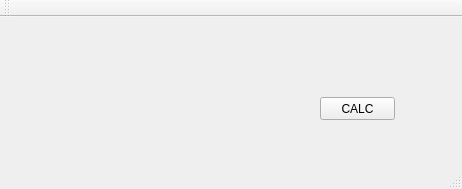
<?xml version="1.0" encoding="UTF-8"?>
<ui version="4.0">
 <class>MainWindow</class>
 <widget class="QMainWindow" name="MainWindow">
  <property name="geometry">
   <rect>
    <x>0</x>
    <y>0</y>
    <width>462</width>
    <height>189</height>
   </rect>
  </property>
  <property name="windowTitle">
   <string>MainWindow</string>
  </property>
  <widget class="QWidget" name="centralWidget">
   <widget class="QPushButton" name="calcButton">
    <property name="geometry">
     <rect>
      <x>320</x>
      <y>80</y>
      <width>75</width>
      <height>23</height>
     </rect>
    </property>
    <property name="text">
     <string>CALC</string>
    </property>
   </widget>
   <widget class="QWidget" name="layoutWidget">
    <property name="geometry">
     <rect>
      <x>10</x>
      <y>30</y>
      <width>437</width>
      <height>22</height>
     </rect>
    </property>
    <layout class="QHBoxLayout" name="horizontalLayout">
     <item>
      <widget class="QLineEdit" name="firstLineEdit"/>
     </item>
     <item>
      <widget class="QComboBox" name="comboBox">
       <item>
        <property name="text">
         <string>+</string>
        </property>
       </item>
       <item>
        <property name="text">
         <string>-</string>
        </property>
       </item>
       <item>
        <property name="text">
         <string>*</string>
        </property>
       </item>
       <item>
        <property name="text">
         <string>/</string>
        </property>
       </item>
      </widget>
     </item>
     <item>
      <widget class="QLineEdit" name="secondLineEdit"/>
     </item>
     <item>
      <widget class="QLabel" name="equalLabel">
       <property name="text">
        <string>=</string>
       </property>
      </widget>
     </item>
     <item>
      <widget class="QLineEdit" name="anwserLineEdit"/>
     </item>
    </layout>
   </widget>
  </widget>
  <widget class="QMenuBar" name="menuBar">
   <property name="geometry">
    <rect>
     <x>0</x>
     <y>0</y>
     <width>462</width>
     <height>23</height>
    </rect>
   </property>
  </widget>
  <widget class="QToolBar" name="mainToolBar">
   <attribute name="toolBarArea">
    <enum>TopToolBarArea</enum>
   </attribute>
   <attribute name="toolBarBreak">
    <bool>false</bool>
   </attribute>
  </widget>
  <widget class="QStatusBar" name="statusBar"/>
 </widget>
 <layoutdefault spacing="6" margin="11"/>
 <resources/>
 <connections/>
</ui>
